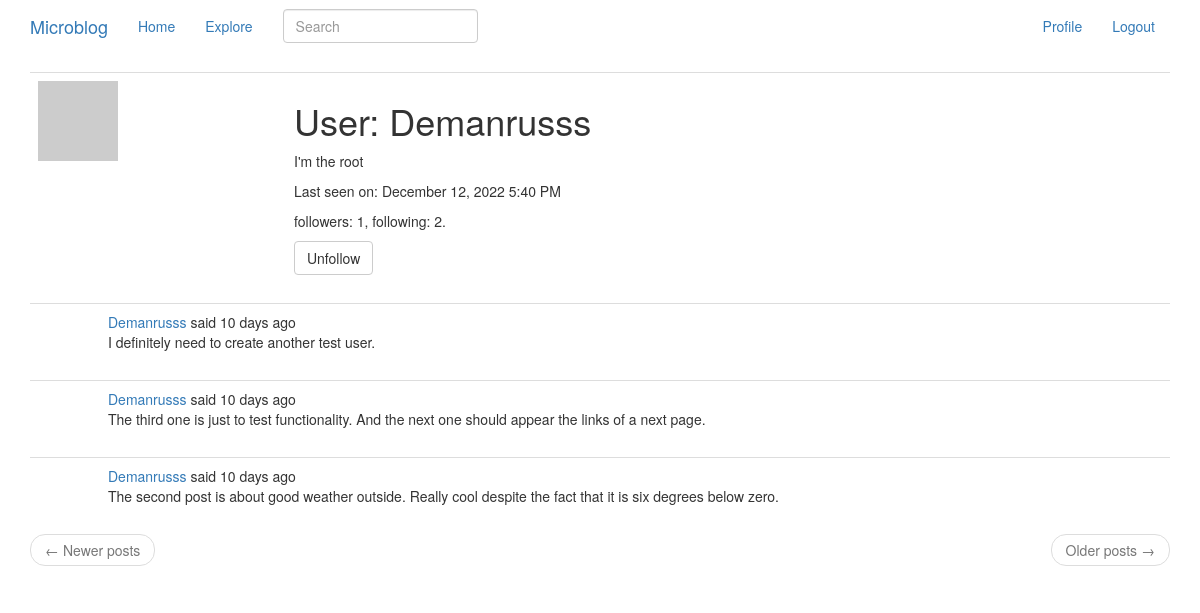
Screenshot of /user/Demanrusss (signed in) with the database file from the repository.
### app/models.py (models this page shows, shortened)
class User(UserMixin, db.Model):
    id = db.Column(db.Integer, primary_key = True)
    username = db.Column(db.String(64), index = True, unique = True)
    email = db.Column(db.String(120), index = True, unique = True)
    password_hash = db.Column(db.String(128))
    posts = db.relationship('Post', backref = 'author', lazy = 'dynamic')
    about_me = db.Column(db.String(140))
    last_seen = db.Column(db.DateTime, default = datetime.utcnow)
    followed = db.relationship('User',
                               secondary = followers,
                               primaryjoin = (followers.c.follower_id == id),
                               secondaryjoin = (followers.c.followed_id == id),
                               backref = db.backref('followers', lazy = 'dynamic'),
                               lazy = 'dynamic')
    def avatar(self, size):
        digest = md5(self.email.lower().encode('utf-8')).hexdigest()
        return 'https://www.gravatar.com/avatar/{}?d=robohash&s={}'.format(digest, size)
    def is_following(self, user):
        return self.followed.filter(followers.c.followed_id == user.id).count() > 0

class SearchableMixin(object):
    @classmethod
    def before_commit(cls, session):
        session._changes = {
            'add': list(session.new),
            'update': list(session.dirty),
            'delete': list(session.deleted)
        }
    @classmethod
    def after_commit(cls, session):
        for obj in session._changes['add']:
            if isinstance(obj, SearchableMixin):
                add_to_index(obj.__tablename__, obj)
        for obj in session._changes['update']:
            if isinstance(obj, SearchableMixin):
                add_to_index(obj.__tablename__, obj)
        for obj in session._changes['delete']:
            if isinstance(obj, SearchableMixin):
                remove_from_index(obj.__tablename__, obj)
        session._changes = None

class Post(SearchableMixin, db.Model):
    id = db.Column(db.Integer, primary_key = True)
    body = db.Column(db.String(140))
    timestamp = db.Column(db.DateTime, index = True, default = datetime.utcnow)
    user_id = db.Column(db.Integer, db.ForeignKey('user.id'))
    language = db.Column(db.String(8))
    __searchable__ = ['body']

### app/routes.py (the view)
@app.route('/user/<username>')
@login_required
def user(username):
    user = User.query.filter_by(username = username).first_or_404()
    page = request.args.get('page', 1, type = int)
    posts = user.posts.order_by(Post.timestamp.desc())\
        .paginate(page = page, per_page = app.config['POSTS_PER_PAGE'], error_out = False)
    next_page = url_for('user', username = user.username, page = posts.next_num) \
        if posts.has_next else None
    prev_page = url_for('user', username = user.username, page = posts.prev_num) \
        if posts.has_prev else None
    form = EmptyForm()
    return render_template('user.html', user = user, posts = posts.items,
                           next_page = next_page, prev_page = prev_page, form = form)

### app/forms.py
class SearchForm(FlaskForm):
    q = StringField(_('Search'), validators = [DataRequired()])
    def __init__(self, *args, **kwargs):
        if 'formdata' not in kwargs:
            kwargs['formdata'] = request.args
        if 'csrf_enabled' not in kwargs:
            kwargs['csrf_enabled'] = False
        super(SearchForm, self).__init__(*args, **kwargs)

class EmptyForm(FlaskForm):
    submit = SubmitField('Submit')

### app/models.py (called while the page is built)
@login.user_loader
def load_user(id):
    return User.query.get(int(id))

### app/routes.py (called while the page is built)
@app.before_request
def before_request():
    if current_user.is_authenticated:
        current_user.last_seen = datetime.utcnow()
        db.session.commit()
        g.search_form = SearchForm()
    g.locale = str(get_locale())

### app/templates/user.html (shortened to what this page needs)
{% extends "_layout.html" %}
{% block app_content %}
    <table class="table table-hover">
        <tr>
            <td width="256px">
                <img src="{{ user.avatar(256) }}">
            </td>
            <td>
                <h1>{{ _('User') }}: {{ user.username }}</h1>
                {% if user.about_me %}
                <p>{{ user.about_me }}</p>
                {% endif %}
                {% if user.last_seen %}
                <p>{{ _('Last seen on') }}: {{ moment(user.last_seen).format('LLL') }}</p>
                {% endif %}
                <p>
                    {{ _('followers') }}: {{ user.followers.count() }}, {{ _('following') }}: {{ user.followed.count() }}.
                </p>
                {% if user == current_user %}
                <p>
                    <a href="{{ url_for('edit_profile') }}">{{ _('Edit your profile') }}</a>
                </p>
                {% elif not current_user.is_following(user) %}
                <form action="{{ url_for('follow', username = user.username) }}" method="post">
                    {{ form.hidden_tag() }}
                    {{ form.submit(value = _('Follow'), class_ = 'btn btn-default') }}
                </form>
                {% else %}
                <form action="{{ url_for('unfollow', username = user.username) }}" method="post">
                    {{ form.submit(value = _('Unfollow'), class_ = 'btn btn-default') }}
                </form>
                {% endif %}
            </td>
        </tr>
    </table>
    {% for post in posts %}
        {% include '_post.html' %}
    {% endfor %}
    <nav aria-label="...">
        <ul class="pager">
            <li class="previous{% if not prev_url %} disabled{% endif %}">
                <a href="{{ prev_url or '#' }}">
                    <span aria-hidden="true">&larr;</span> {{ _('Newer posts') }}
                </a>
            </li>
            <li class="next{% if not next_url %} disabled{% endif %}">
                <a href="{{ next_url or '#' }}">
                    {{ _('Older posts') }} <span aria-hidden="true">&rarr;</span>
                </a>
            </li>
        </ul>
    </nav>
{% endblock %}

### app/templates/_post.html (shortened to what this page needs)
<table class="table table-hover">
    <tr>
        <td width="70px">
        </td>
        <td>
            {{ _('%(username)s said %(when)s', username = link_of_user, when = moment(post.timestamp).fromNow()) }}
            <br>
            <span id="post{{ post.id }}">
                {{ post.body }}
            </span>
        </td>
    </tr>
</table>

### rows the page displays
User: username "Demanrusss", about_me "I'm the root", last_seen "December 12, 2022 5:40 PM"
Post: body "I definitely need to create another test user."
Post: body "The third one is just to test functionality. And the next one should appear the links of a next page."
Post: body "The second post is about good weather outside. Really cool despite the fact that it is six degrees below zero."

### other values shown
{{ user.followers.count() }} "1"
{{ user.followed.count() }} "2"
